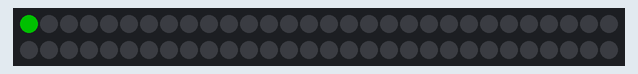
Recording of a sketch running on a simulated Arduino Uno, built with avr-gcc and run on an emulated ATmega328P. Shown: 60 RGB LEDs in strip order, left to right, continuing on the next row. Dim RGB values are drawn brighter than linear; colours are those a GRB WS2812 strip shows for the declared byte order; what the sketch prints to the serial monitor is not drawn.

Above: at 0.17 s.
At 5.11 s:
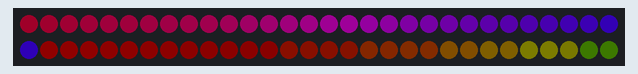
At 10.05 s:
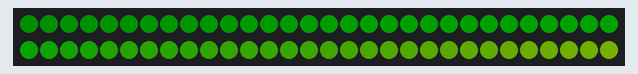
At 19.94 s:
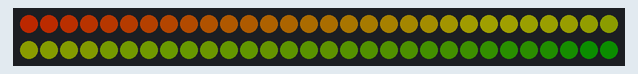
At 29.83 s:
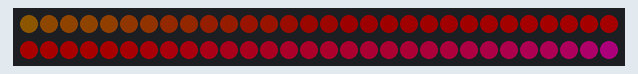
At 39.72 s:
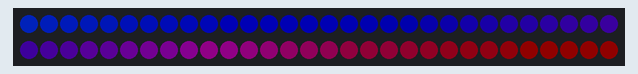

The sketch:

ws2812b_karasimsek.ino
```cpp
#include <FastLED.h>
#define NUM_LEDS 60
#define DATA_PIN 11
#define CLOCK_PIN 13
CRGB leds[NUM_LEDS];

void setup() {
	Serial.begin(57600);
	Serial.println("resetting");
	LEDS.addLeds<WS2812,DATA_PIN,RGB>(leds,NUM_LEDS);
	LEDS.setBrightness(84);
}

void fadeall() { for(int i = 0; i < NUM_LEDS; i++) { leds[i].nscale8(250); } }

void loop() {
	static uint8_t hue = 0;
	Serial.print("x");
	for(int i = 0; i < NUM_LEDS; i++) {
		leds[i] = CHSV(hue++, 255, 255);
		FastLED.show();
		fadeall();
		delay(30);
	}
	Serial.print("x");
	for(int i = (NUM_LEDS)-1; i >= 0; i--) {
		leds[i] = CHSV(hue++, 255, 255);
		FastLED.show();;
		fadeall();
		delay(30);
	}
}
```
